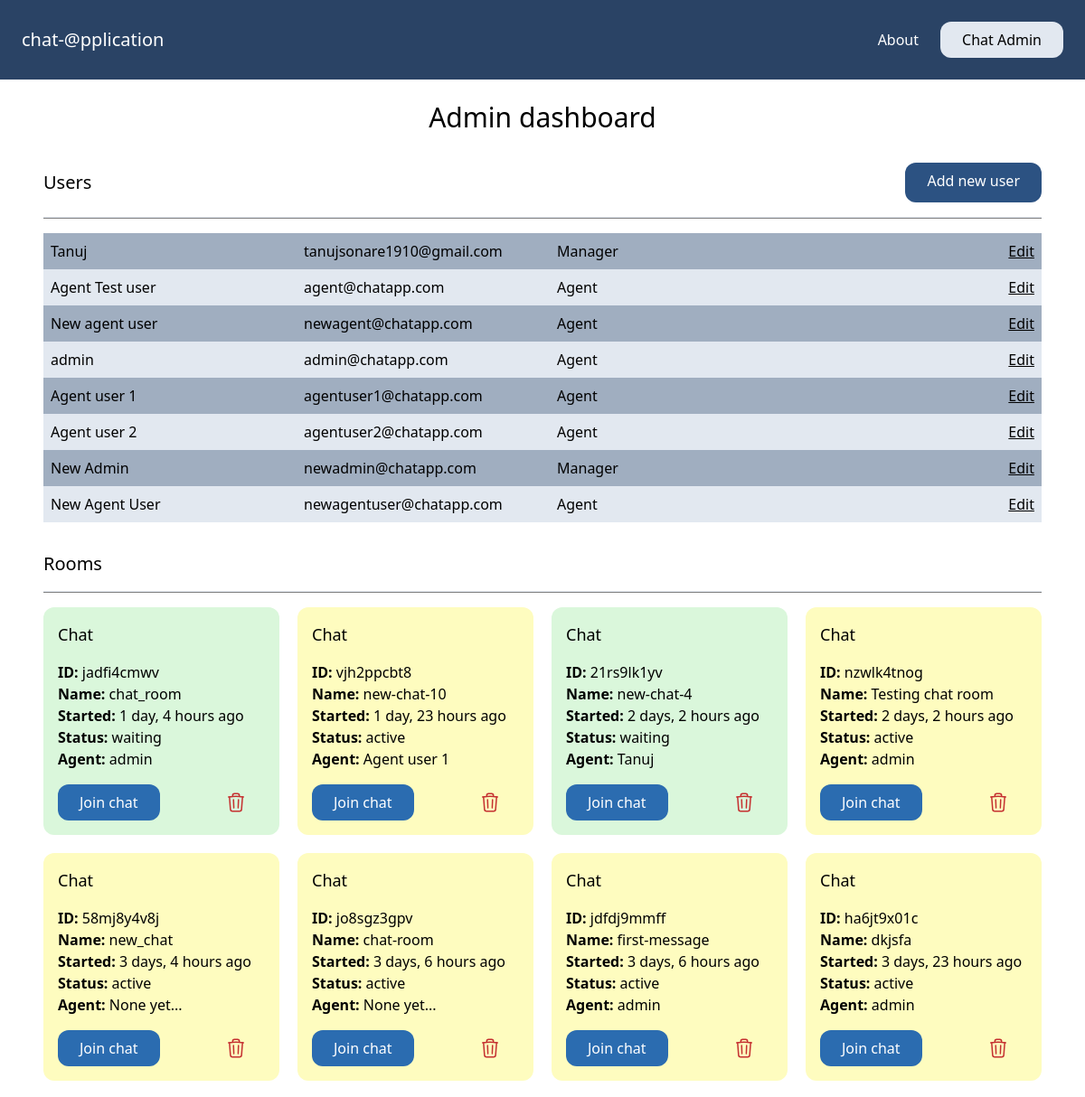
Page /admin-dashboard (signed in, upper part) on the earlier database version.
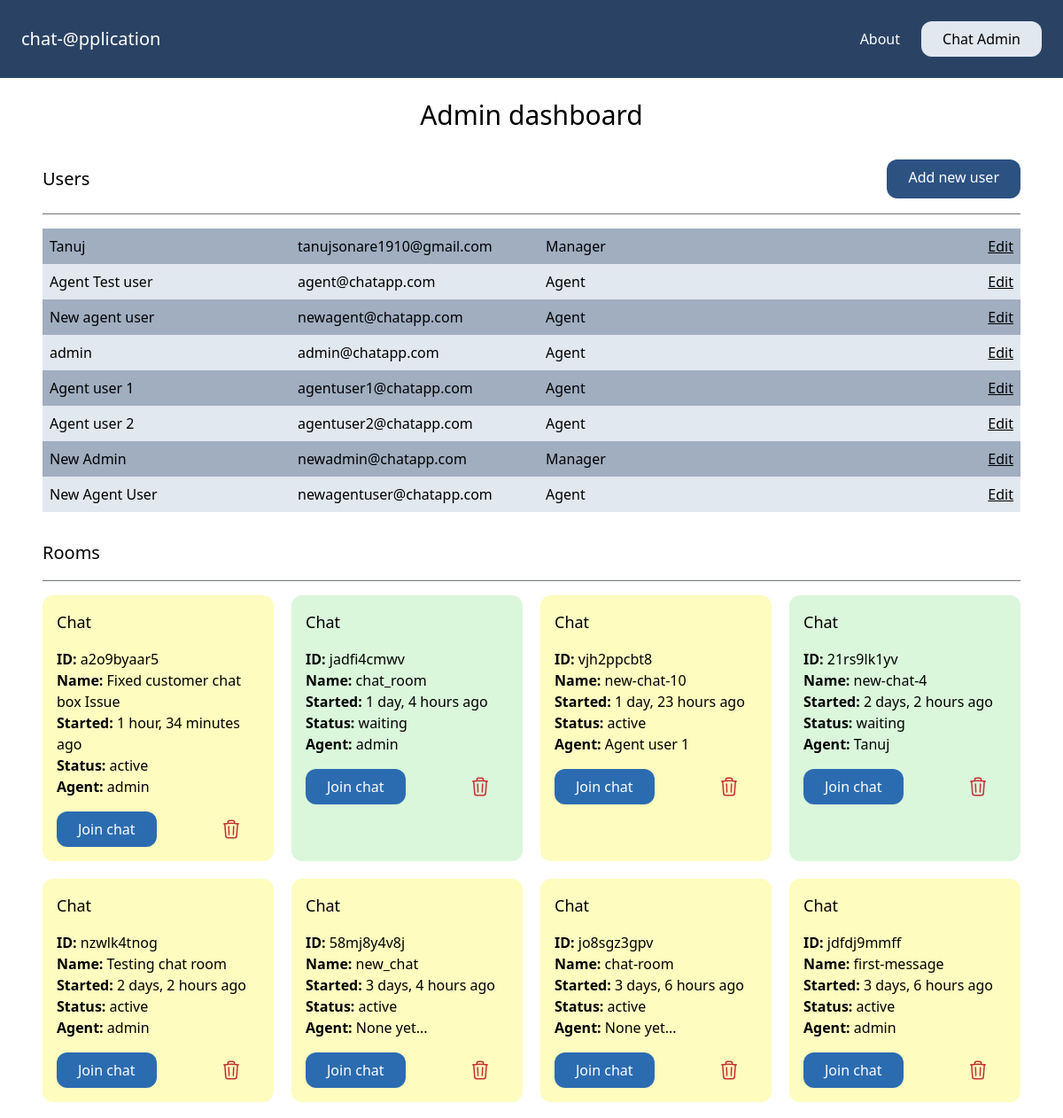
Same page on the later database version.
### account/models.py (models this page shows)
class User(AbstractBaseUser, PermissionsMixin):
    AGENT = 'agent'
    MANAGER = 'manager'
    ROLES_CHOICES = (
        (AGENT, 'Agent'),
        (MANAGER, 'Manager'),
    )
    id = models.UUIDField(primary_key=True, default=uuid.uuid4, editable=False)
    email = models.EmailField(unique=True)
    name = models.CharField(max_length=255, blank=True, default='')
    role = models.CharField(max_length=20, choices=ROLES_CHOICES, default=AGENT)
    is_active = models.BooleanField(default=True)
    is_superuser = models.BooleanField(default=False)
    is_staff = models.BooleanField(default=False)
    date_joined = models.DateTimeField(default=timezone.now)
    last_login = models.DateTimeField(blank=True, null=True)
    objects = CustomUserManager()
    USERNAME_FIELD = 'email'
    EMAIL_FIELD = 'email'
    REQUIRED_FIELDS = ['name']

### chat/models.py (models this page shows, shortened)
class Room(models.Model):
    WAITING = "waiting"
    ACTIVE = "active"
    CLOSED = "closed"
    CHOICES_STATUS = (
        (WAITING, "waiting"),
        (ACTIVE, "active"),
        (CLOSED, "closed"),
    )
    uuid = models.CharField(max_length=255)
    client = models.CharField(max_length=255)
    agent = models.ForeignKey(User, null=True, blank=True, related_name="rooms", on_delete=models.CASCADE)
    messages = models.ManyToManyField(Message, blank=True)
    url = models.CharField(max_length=255, blank=True, null=True)
    status = models.CharField(max_length=20, choices=CHOICES_STATUS, default=WAITING)
    created_at = models.DateTimeField(auto_now_add=True)
    class Meta:
        ordering = ("-created_at",)

### chat/views.py (the view)
# urls.py: path("admin-dashboard", views.admin_dashboard, name="admin_dashboard"),
@login_required
def admin_dashboard(request):
    try:
        if request.user.groups.first().name == "Manager":
            rooms = Room.objects.all()
            staff_users = User.objects.filter(is_staff=True)
            return render(request, "chat/admin_dashboard.html",{
                "rooms": rooms,
                "staff_users": staff_users
            })
        elif request.user.groups.first().name == "agent":
            rooms = Room.objects.all()
            return render(request, "chat/admin_dashboard.html",{
                "rooms": rooms
            })
    except:
        raise PermissionDenied

### chat/templates/chat/admin_dashboard.html
{% extends "core/base.html" %}
{% load static %}
{% block content %}
    <div >
        {% if request.user.groups.all.first.name == "Manager" %}
            <h1 class="text-3xl text-center">Admin dashboard</h1>
            <div class="mt-8">
                <div class="flex justify-between">
                    <h2 class="text-xl py-2">Users</h2>
                    <a href="{% url 'chat:add_new_admin_user' %}" class="inline-block py-2 px-6 bg-blue-800 text-white rounded-xl">Add new user</a>
                </div>
                <hr class="my-4">
                <div class="mt-4">
                    {% for user in staff_users %}
                    <div class="grid grid-cols-4 gap-4 py-2 {% cycle 'bg-gray-500' 'bg-gray-300' %}">
                        <a href="{% url 'chat:user_details' user.pk %}" class="px-2 hover:underline hover:text-blue-700" role="button">{{user.name}}</a>
                        <p class="px-2">{{user.email}}</p>
                        <p class="px-2">{{user.get_role_display}}</p>
                        <p class="px-2 text-right">
                            <a href="{% url 'chat:edit_staff_user_profile' user.pk %}" class="underline" role="button" >Edit</a>
                        </p>
                    </div>
                    {% endfor %}
                </div>
            </div>
        {% else %}
            <h1 class="text-3xl text-center">Agent dashboard</h1>
        {% endif %}
        {% include 'chat/rooms_list.html' %}
    </div>
{% endblock content %}

### chat/templates/chat/rooms_list.html (shortened to what this page needs)
<div class="mt-8">
    <h1 class="text-xl mt-5">Rooms</h1>
    <hr class="my-4">
    {% if rooms %}
    <div class="grid grid-cols-4 gap-5">
        {% for room in rooms %}
        <div class="p-4 rounded-xl {% if room.status == 'waiting' %}card-waiting{% elif room.status == 'active' %}bg-yellow-200{% else %}bg-red-200{% endif %}">
            <h3 class="mb-4 text-lg">Chat</h3>
            <p>
                <b>ID: </b>{{room.uuid}} <br>
                <b>Name: </b>{{room.client}} <br>
                <b>Started: </b>{{room.created_at|timesince}} ago<br>
                <b>Status: </b>{{room.status}} <br>
                <b>Agent: </b>{% firstof room.agent.name 'None yet...' %} <br>
            </p>
            <div class="flex justify-between mt-4">
                <a href="{% url 'chat:room_details' room.uuid %}" class="inline-block py-2 px-6 bg-blue-700 text-white rounded-xl">Join chat</a>
                {% if room.agent == request.user or request.user.groups.all.first.name == "Manager"%}
                <a href="{% url 'chat:delete_room' room.id %}" ></a>
                {% endif %}
            </div>
        </div>
        {% endfor %}
    </div>
    {% else %}
        <div class="mt-8">
            <p class="text-center text-3xl mt-9">This agent didn't join any chat room yet</p>
        </div>
    {% endif %}
</div>

Differences in the rows shown:
no longer on this page (row unchanged): Room: uuid "ha6jt9x01c", client "dkjsfa", created_at "3 days, 23 hours", status "active", agent.name "admin"
added Room: uuid "a2o9byaar5", client "Fixed customer chat box Issue", created_at "1 hour, 34 minutes", status "active", agent.name "admin"
